Frame 1 (no input): blank canvas, image omitted
Frame 60 (no input): blank canvas, image omitted
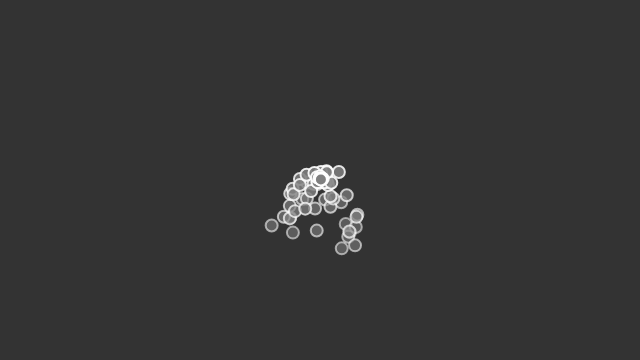
Frame 120 (the mouse pressed at the canvas centre since frame 60)

The p5.js sketch whose frames 1 and 60 were blank and that drew this single picture after the mouse press (run headless with seeded random() and noise() and a simulated clock; from frame 60 on, the mouse is pressed at the canvas centre):

// p5.js sketch
// ── sketch.js
let groups = [];

function setup() {
  let text = createP("click to add groups of bubbles");
  text.position(10, 365);

  createCanvas(640, 360);
}

function draw() {
  background(51);
  for (let i = 0; i < groups.length; i++) {
    groups[i].addBubble();
    groups[i].run();
  }
}

function mousePressed() {
  groups.push(new BubbleGroups(1, createVector(mouseX, mouseY)));
}
// ── bubble.js

class Bubble {
  constructor(position) {
    this.acceleration = createVector(0, 0.05);
    this.velocity = createVector(random(-1, 1), random(-1, 0));
    this.position = position.copy();
    this.lifespan = 255.0;
  }

  run() {
    this.update();
    this.display();
  }

  // Method to update position
  update() {
    this.velocity.add(this.acceleration);
    this.position.add(this.velocity);
    this.lifespan -= 2;
  }

  // Method to display
  display() {
    stroke(255, this.lifespan);
    strokeWeight(2);
    fill(127, this.lifespan);
    ellipse(this.position.x, this.position.y, 12, 12);
  }

  // Has the Bubble popped?
  isPopped() {
    if (this.lifespan < 0.0) {
      return true;
    } else {
      return false;
    }
  }
}
// ── bubblegroups.js
class BubbleGroups {
  constructor(num, position) {
    this.origin = position.copy();
    this.bubbles = [];
    for (let i = 0; i < num; i++) {
      this.bubbles.push(new Bubble(this.origin));
    }
  }

  addBubble() {
    this.bubbles.push(new Bubble(this.origin));
  }

  run() {
    for (let Bubble of this.bubbles) {
      Bubble.run();
    }

    this.bubbles = this.bubbles.filter(Bubble => !Bubble.isPopped());

    // Without ES6 arrow code would look like:
    // this.bubbles = this.bubbles.filter(function(Bubble) {
    //   return !Bubble.isDead();
    // });

  }
}
